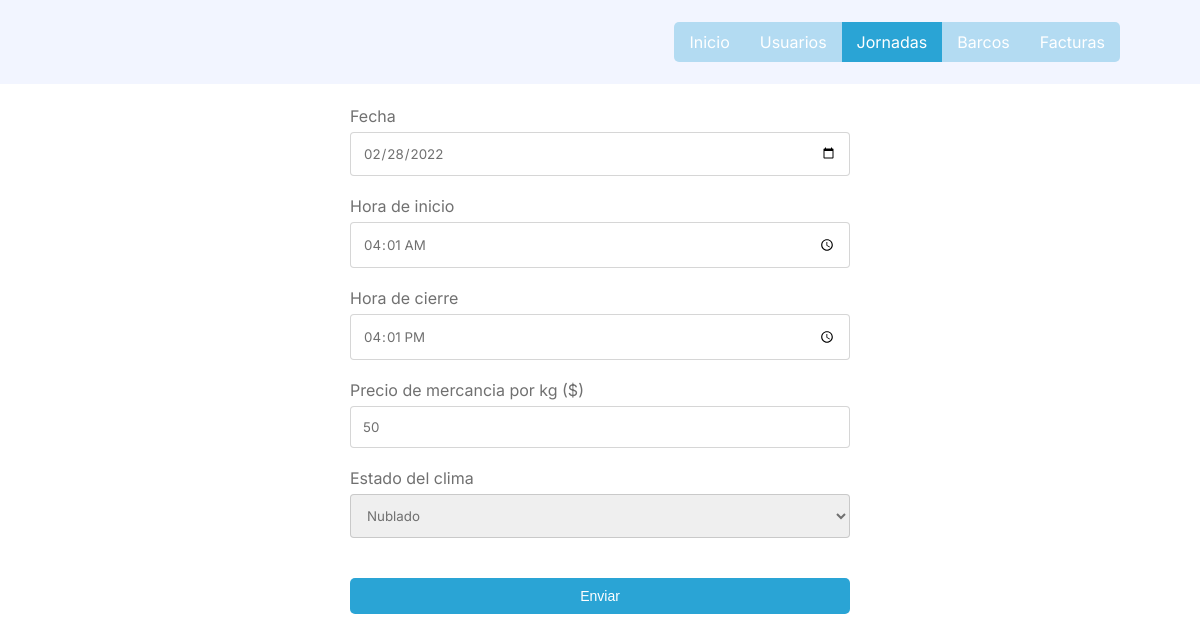
Screenshot of /jornadas/editar.php?id=5 (signed in) with the database file from the repository.
### tables this page shows
CREATE TABLE IF NOT EXISTS `jornadas` (
  `id` mediumint(9) NOT NULL AUTO_INCREMENT,
  `fecha` date NOT NULL,
  `hora_inicio` time NOT NULL,
  `hora_cierre` time NOT NULL,
  `estado_clima` mediumint(1) DEFAULT NULL,
  `precio_mercancia_kg` int(5) NOT NULL,
  PRIMARY KEY (`id`),
  KEY `estado_clima` (`estado_clima`)
);

### helpers/database.php (called while the page is built, shortened)
<?php
  class Database {
    public $connection;
    public function __construct() {
      $servername = "localhost";
      $username = "root";
      $password = "";
      $dbname = "sistema_facturacion";
      $this->connection = new mysqli($servername, $username, $password, $dbname);
    }
    public function selectOne($query) {
      $result = $this->connection->query($query);
      $row = $result->fetch_assoc();
      return $row;
    }
  }
?>

### jornadas/editar.php (the view, shortened to what this page needs)
<!DOCTYPE html>
<html lang="en">
<head>
  <link rel="stylesheet" href="../styles/index.css">
  <link rel="stylesheet" href="../styles/header.css">
  <link rel="stylesheet" href="../styles/crud/editar.css">
</head>
<body>
  <?php include '../header.php'; ?>
  <?php
    try {
      if (isset($_GET['id'])) {
        $id = $_GET['id'];
        include '../helpers/database.php';
        $database = new Database();
        $jornada = $database->selectOne("select * from jornadas where id=$id");
        $fecha = $jornada['fecha'];
        $hora_inicio = $jornada['hora_inicio'];
        $hora_cierre = $jornada['hora_cierre'];
        $estado_clima = $jornada['estado_clima'];
        $precio_mercancia_kg = $jornada['precio_mercancia_kg'];
      } else {
        throw new Exception();
      }
    } catch (Exception $e) {
      header('Location: ../jornadas.php');
    }
  ?>
  <section class="container">
    <form action="#" method="put">
      <?php
        echo "
          <input class='input' name='id' type='hidden' value='$id'>
          <label>Fecha</lable>
          <input class='input' placeholder='Fecha' name='fecha' type='date' required value='$fecha'>
          <label>Hora de inicio</lable>
          <input class='input' placeholder='Hora de inicio' name='hora_inicio' type='time' required value='$hora_inicio'>
          <label>Hora de cierre</lable>
          <input class='input' placeholder='Hora de cierre' name='hora_cierre' type='time' required value='$hora_cierre'>
          <label>Precio de mercancia por kg ($)</lable>
          <input class='input' placeholder='Precio de mercancia por kg ($)' name='precio_mercancia_kg' type='number' required value='$precio_mercancia_kg' max=99999>
        ";
      ?>
      <label>Estado del clima</lable>
      <select class='input' placeholder='Estado del clima' name='estado_clima' required>
        <?php
          if ($estado_clima == 0) {
            echo "
              <option value=0 selected='selected'>Soleado</option>
              <option value=1>Lluvioso</option>
              <option value=2>Nublado</option>
              <option value=3>Ventoso</option>
            ";
          } else if ($estado_clima == 2) {
            echo "
              <option value=0>Soleado</option>
              <option value=1>Lluvioso</option>
              <option value=2 selected='selected'>Nublado</option>
              <option value=3>Ventoso</option>
            ";
          } else if ($estado_clima == 3) {
            echo "
              <option value=0>Soleado</option>
              <option value=1>Lluvioso</option>
              <option value=2>Nublado</option>
              <option value=3 selected='selected'>Ventoso</option>
            ";
          }
        ?>
      </select>
      <input class="button fullWidth" type="submit" value="Enviar">
    </form>
  </section>
</body>
</html>

### styles/index.css (style rules this page uses)
body { color: #363636; font-family: "Inter", sans-serif; }
* { margin: 0; padding: 0; box-sizing: border-box; }
section, header, footer { padding-left: 160px; padding-right: 160px; padding-top: 22px; padding-bottom: 22px; }
@media (max-width: 1280px) { section, header, footer { padding-left: 80px; padding-right: 80px; } }
label { color: #707070; }
.input { font-family: "Inter", sans-serif; border: 1px solid rgba(54, 54, 54, 0.2); border-radius: 4px; padding: 12px; width: 100%; margin-top: 6px; margin-bottom: 20px; outline: none; transition: border 300ms; color: #707070; }
.input::placeholder { color: rgba(54, 54, 54, 0.5); }
.button { background-color: #2aa4d5; padding: 10px; padding-left: 15px; padding-right: 15px; color: white; text-decoration: none; transition: background-color 300ms; border-radius: 5px; outline: none; border: none; font-size: 14px; cursor: pointer; }
.fullWidth { width: 100% }

### styles/crud/editar.css (style rules this page uses)
.container { display: flex; justify-content: center; align-items: center; }
form { width: 500px }

### rows the page displays
jornadas: fecha "02/28/2022", hora_inicio "04:01:00", hora_cierre "16:01:00", precio_mercancia_kg "50", estado_clima "Nublado"
